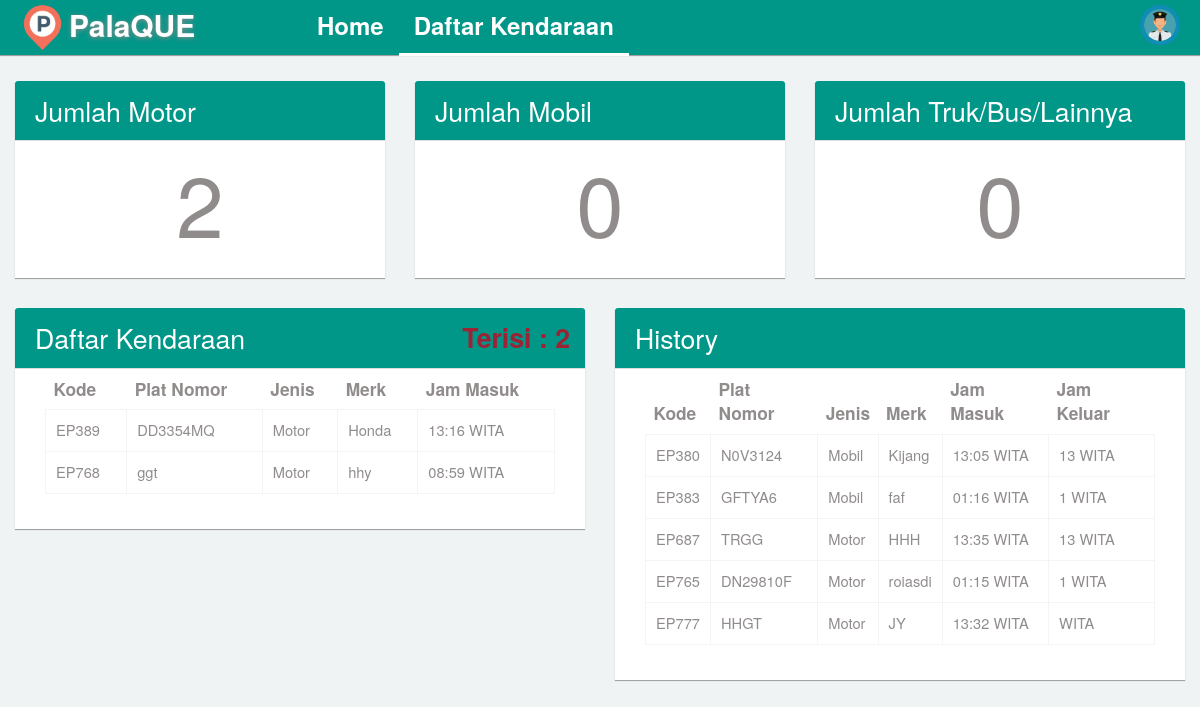
/daftar_kendaraan.php, run on the app's committed database.
### tables this page shows
CREATE TABLE `tb_daftar_parkir` (
  `kode` varchar(5) NOT NULL,
  `plat_nomor` varchar(10) NOT NULL,
  `jenis` varchar(22) NOT NULL,
  `merk` varchar(30) NOT NULL,
  `jam_masuk` varchar(9) NOT NULL,
  `hitung_jam_masuk` int(2) NOT NULL,
  `status` varchar(2) NOT NULL,
  `jam_keluar` varchar(9) NOT NULL,
  `Harga` int(6) NOT NULL
);

### daftar_kendaraan.php (the view, shortened to what this page needs)
<!DOCTYPE html>
<html>
<head>
  <link rel="stylesheet" type="text/css" href="asset/css/bootstrap.min.css">
  <link rel="stylesheet" type="text/css" href="asset/css/plugins/font-awesome.min.css"/>
  <link rel="stylesheet" type="text/css" href="asset/css/plugins/animate.min.css"/>
  <link rel="stylesheet" type="text/css" href="asset/css/plugins/nouislider.min.css"/>
  <link rel="stylesheet" type="text/css" href="asset/css/plugins/select2.min.css"/>
  <link rel="stylesheet" type="text/css" href="asset/css/plugins/ionrangeslider/ion.rangeSlider.css"/>
  <link rel="stylesheet" type="text/css" href="asset/css/plugins/ionrangeslider/ion.rangeSlider.skinFlat.css"/>
  <link rel="stylesheet" type="text/css" href="asset/css/plugins/bootstrap-material-datetimepicker.css"/>
  <link rel="stylesheet" type="text/css" href="asset/css/plugins/simple-line-icons.css"/>
  <link rel="stylesheet" type="text/css" href="asset/css/plugins/mediaelementplayer.css"/>
  <link href="asset/css/style.css" rel="stylesheet">
</head>
<?php
  include "config/koneksi.php";
  $username = $_GET['nama'];
  $cek_isi = mysqli_num_rows(mysqli_query($con, "SELECT * FROM tb_daftar_parkir WHERE status = '1'"));
  $cek_mobil = mysqli_num_rows(mysqli_query($con, "SELECT * FROM tb_daftar_parkir WHERE jenis ='Mobil' AND status = '1'"));
  $cek_motor = mysqli_num_rows(mysqli_query($con, "SELECT * FROM tb_daftar_parkir WHERE jenis ='Motor' AND status = '1'"));
  $cek_lainnya = mysqli_num_rows(mysqli_query($con, "SELECT * FROM tb_daftar_parkir WHERE jenis ='Truk/Bus/Lainnya' AND status = '1'"));
 ?>
<body class="dashboard topnav">
        <nav class="navbar navbar-default header navbar-fixed-top bg-teal">
          <div class="col-md-12 nav-wrapper">
            <div class="navbar-header" style="width:100%;">
                <div class="navbar-brand" style="margin-left: -10px;" name="home_logo">
                <img src="asset/img/logo.png" class="img-circle" alt="logo" style="float: left;margin-top: -10px;" width="45px"/>
                 <b style="float: left;margin-left: 4px;">PalaQUE</b>
                </div>
              <ul class="nav navbar-nav search-nav" style="margin-left: 7%">
                  <li><a href="home.php?nama=<?= $username ?>"><span  style="font-size: 18pt">Home</a></span></li>
                  <li class="active"><a style="font-size: 18pt">Daftar Kendaraan</a></li>
              </ul>
              <ul class="nav navbar-nav navbar-right user-nav">
                <li class="user-name"><span><?php echo $username ?></span></li>
                  <li class="dropdown avatar-dropdown">
                   <img src="asset/img/petugas.png" class="img-circle avatar" alt="username" data-toggle="dropdown" aria-haspopup="true" aria-expanded="true" style="cursor: pointer;" />
                </li>
              </ul>
            </div>
          </div>
        </nav>
      <div id="content">
                <div class="col-md-4 col-sm-4 col-xs-12" style="margin-top: 30px;">
                  <div class="col-md-12 panel">
                    <div class="col-md-12 panel-heading bg-teal">
                      <h4 style="color: white;font-size: 20pt;">Jumlah Motor</h4>
                    </div>
                    <div class="panel-body" style="text-align: center;font-size: 64pt;">
                      <?= $cek_motor ?>
                  </div>
                  </div>
                </div>
                <div class="col-md-4 col-sm-4 col-xs-12" style="margin-top: 30px;">
                  <div class="col-md-12 panel">
                    <div class="col-md-12 panel-heading bg-teal">
                      <h4 style="color: white;font-size: 20pt;">Jumlah Mobil</h4>
                    </div>
                    <div class="panel-body" style="text-align: center;font-size: 64pt;">
                      <?= $cek_mobil ?>
                  </div>
                  </div>
                </div>
                <div class="col-md-4 col-sm-4 col-xs-12" style="margin-top: 30px;">
                  <div class="col-md-12 panel">
                    <div class="col-md-12 panel-heading bg-teal">
                      <h4 style="color: white;font-size: 20pt;">Jumlah Truk/Bus/Lainnya</h4>
                    </div>
                    <div class="panel-body" style="text-align: center;font-size: 64pt;">
                      <?= $cek_lainnya ?>
                  </div>
                  </div>
                </div>
               <div class="col-md-6 col-sm-12 col-xs-12" style="margin-top: 10px;">
                  <div class="col-md-12 panel">
                    <div class="col-md-12 panel-heading bg-teal">
                      <h4 style="color: white;font-size: 20pt;">Daftar Kendaraan <span class="right" style="color : #9B2335; font-weight: bold; text-align: right; padding-right: 10px;">Terisi : <?= $cek_isi ?></span></h4>
                    </div>
                    <div class="panel-body">
                    <div class="table-responsive col-md-12 col-sm-12 col-xs-12">
                    <table class="table table-hover" width="100%" cellspacing="0">
                    <thead>
                      <tr style="font-size: 13pt">
                        <th style="max-width: 120px;">Kode</th>
                        <th style="max-width: 250px;">Plat Nomor</th>
                        <th>Jenis</th>
                        <th>Merk</th>
                        <th style="max-width: 200px;">Jam Masuk</th>
                      </tr>
                    </thead>
                    <tbody>
                      <?php
                        $sql = "SELECT * FROM tb_daftar_parkir WHERE status = '1'";
                        $query = mysqli_query($con, $sql);
                        while ($data = mysqli_fetch_array($query)) {?>
                      <tr style="font-size: 11pt">
                        <td><?php echo $data['kode'] ?></td>
                        <td><?php echo $data['plat_nomor'] ?></td>
                        <td><?php echo $data['jenis'] ?></td>
                        <td><?php echo $data['merk'] ?></td>
                        <td><?php echo $data['jam_masuk'] . " WITA" ?></td>
                      </tr>
                      <?php } ?>
                    </tbody>
                  </table>
                  </div>
                  </div>
                  </div>
                </div>
                <div class="col-md-6 col-sm-12 col-xs-12"  style="margin-top: 10px;">
                  <div class="col-md-12 panel">
                    <div class="col-md-12 panel-heading bg-teal">
                      <h4 style="color: white;font-size: 20pt;">History</h4>
                    </div>
                    <div class="panel-body">
                    <div class="table-responsive col-md-12 col-sm-12 col-xs-12">
                    <table class="table" width="100%" cellspacing="0">
                    <thead>
                      <tr style="font-size: 13pt">
                        <th style="max-width: 120px;">Kode</th>
                        <th style="max-width: 250px;">Plat Nomor</th>
                        <th>Jenis</th>
                        <th>Merk</th>
                        <th style="max-width: 200px;">Jam Masuk</th>
                        <th style="max-width: 200px;">Jam Keluar</th>
                      </tr>
                    </thead>
                    <tbody>
                      <?php
                        $sql = "SELECT * FROM tb_daftar_parkir WHERE status = '2'";
                        $query = mysqli_query($con, $sql);
                        while ($data = mysqli_fetch_array($query)) {?>
                      <tr style="font-size: 11pt">
                        <td><?php echo $data['kode'] ?></td>
                        <td><?php echo $data['plat_nomor'] ?></td>
                        <td><?php echo $data['jenis'] ?></td>
                        <td><?php echo $data['merk'] ?></td>
                        <td><?php echo $data['jam_masuk'] . " WITA" ?></td>
                        <td><?php echo $data['jam_keluar'] . " WITA" ?></td>
                      </tr>
                      <?php } ?>
                    </tbody>
                  </table>
                  </div>
                  </div>
                  </div>
                </div>
      </div>
</body>
</html>

### data on the page
tb_daftar_parkir: kode "EP389", plat_nomor "DD3354MQ", jenis "Motor", merk "Honda", jam_masuk "13:16"
tb_daftar_parkir: kode "EP768", plat_nomor "ggt", jenis "Motor", merk "hhy", jam_masuk "08:59"
tb_daftar_parkir: kode "EP380", plat_nomor "N0V3124", jenis "Mobil", merk "Kijang", jam_masuk "13:05", jam_keluar "13"
tb_daftar_parkir: kode "EP383", plat_nomor "GFTYA6", jenis "Mobil", merk "faf", jam_masuk "01:16", jam_keluar "1"
tb_daftar_parkir: kode "EP687", plat_nomor "TRGG", jenis "Motor", merk "HHH", jam_masuk "13:35", jam_keluar "13"
tb_daftar_parkir: kode "EP765", plat_nomor "DN29810F", jenis "Motor", merk "roiasdi", jam_masuk "01:15", jam_keluar "1"
tb_daftar_parkir: kode "EP777", plat_nomor "HHGT", jenis "Motor", merk "JY", jam_masuk "13:32"

### other printed values
$cek_motor "2"
$cek_mobil "0"
$cek_lainnya "0"
$cek_isi "2"
